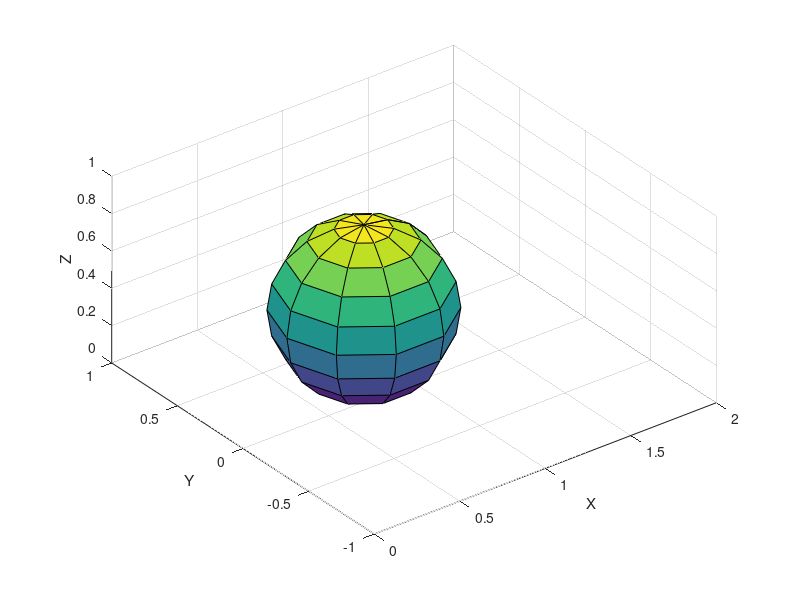
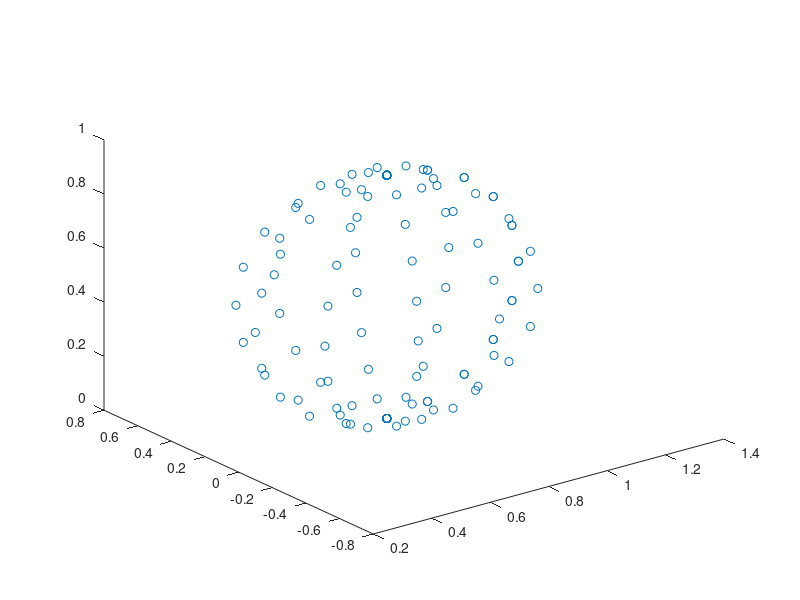

MATLAB code for these plots, in order:

[x, y, z] = sphere(10); % create a sphere with 10 by 10 surface

% make sphere inside the unit cubic of [0,1]*[0,1]*[0,1] rotate pi/4 clockwise around the z-axis
% sphere radius = 0.45, sphere center = (1/sqrt(2), 0, 0.5)
x = 0.45 * x + 0.5*sqrt(2);
y = 0.45 * y + 0;
z = 0.45 * z + 0.5;

% surface plot
figure;
surf(x, y, z);

axis equal; 
xlim([0 2]);
ylim([-1 1]);
zlim([0 1]);
xlabel('X');
ylabel('Y');
zlabel('Z');
grid on;


% turn n by n matrix x,y,z into vector x1,y1,z1 
x1 = zeros(121,1);
y1 = zeros(121,1);
z1 = zeros(121,1);

for a = 1:11
    for i = 1:11
        num = (a-1)*11+i;
        x1(num) = x(a,i);
        y1(num) = y(a,i);
        z1(num) = z(a,i);
    end
end

figure;
plot3(x1, y1, z1,'o');

%store x1,y1,z1 in sphere121.mat
save('sphere121.mat', 'x1', 'y1', 'z1');